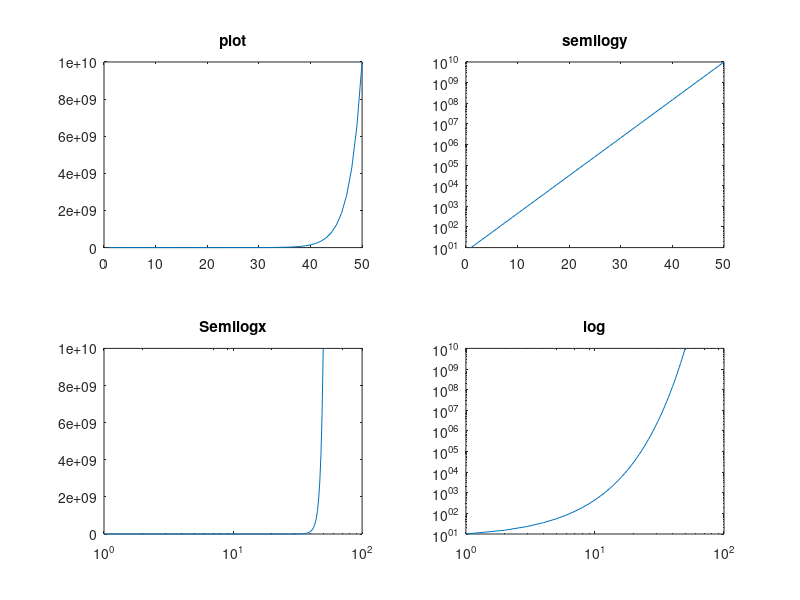

Source code (MATLAB):
subplot(2,1,1)
plot(logspace(1,10))
subplot(2,2,1)
plot(logspace(1,10))
title('plot')
subplot(2,2,2)
semilogy(logspace(1,10))
title('semilogy')
subplot(2,2,3)
semilogx(logspace(1,10))
title('Semilogx')
subplot(2,2,4)
loglog(logspace(1,10))
title('log')